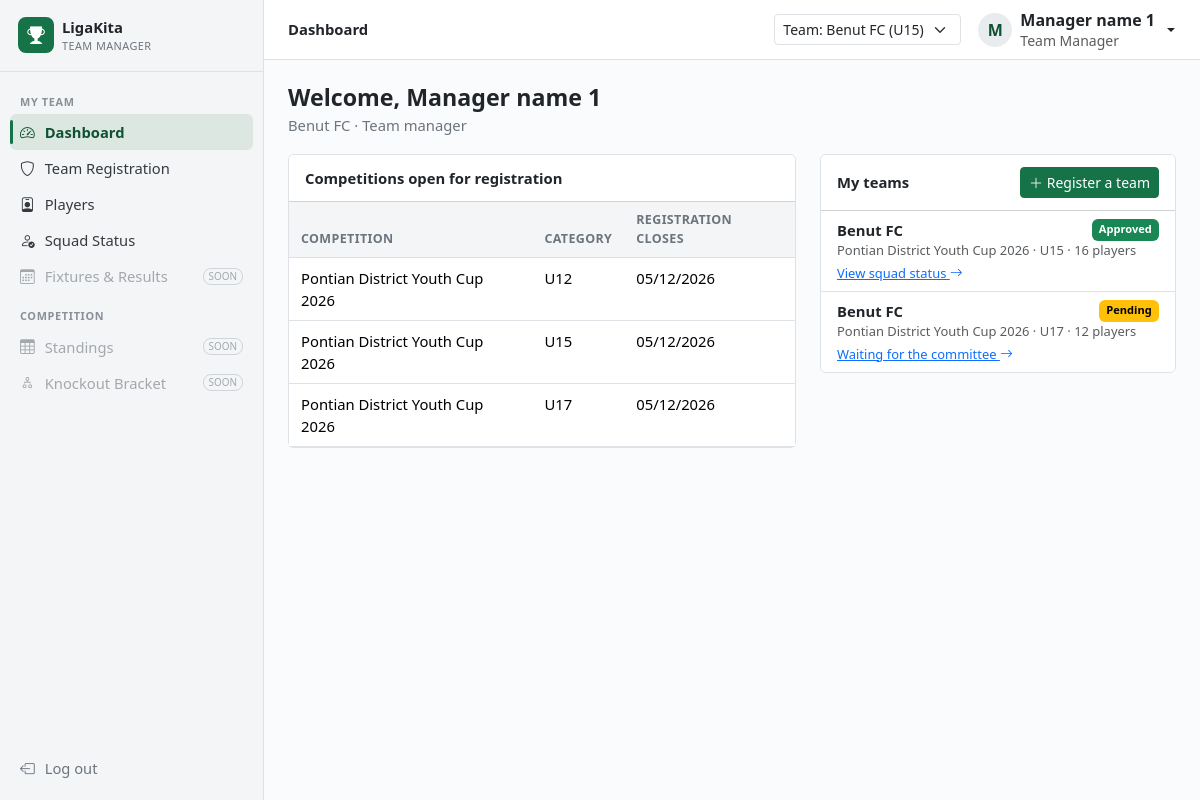
/manager/index.php (signed in), run on the app's committed database.
### tables this page shows
CREATE TABLE `users` (
  `user_id` INT NOT NULL AUTO_INCREMENT COMMENT 'Unique user identification number',
  `full_name` VARCHAR(100) NOT NULL COMMENT 'Full name of the user',
  `username` VARCHAR(50) NOT NULL COMMENT 'Name used to log in',
  `password_hash` VARCHAR(255) NOT NULL COMMENT 'Hashed password',
  `role` ENUM('admin', 'team_manager') NOT NULL COMMENT 'Role of the user',
  `phone` VARCHAR(15) NOT NULL COMMENT 'Mobile phone number',
  `email` VARCHAR(100) NULL COMMENT 'E-mail address',
  `club_name` VARCHAR(150) NULL COMMENT 'Club that a team manager represents',
  `status` ENUM('active', 'inactive') NOT NULL DEFAULT 'active' COMMENT 'Whether the account can log in',
  `must_change_pw` TINYINT(1) NOT NULL DEFAULT 0 COMMENT 'Forces a password change at first login',
  `created_at` DATETIME NOT NULL DEFAULT CURRENT_TIMESTAMP COMMENT 'Date and time the account was created',
  PRIMARY KEY (`user_id`),
  UNIQUE KEY `uq_users_username` (`username`)
);

CREATE TABLE `categories` (
  `category_id` INT NOT NULL AUTO_INCREMENT COMMENT 'Unique category identification number',
  `competition_id` INT NOT NULL COMMENT 'Competition that the category belongs to',
  `name` VARCHAR(20) NOT NULL COMMENT 'Name of the category',
  `born_on_or_after` DATE NOT NULL COMMENT 'Earliest date of birth allowed',
  `min_squad` TINYINT(2) NOT NULL COMMENT 'Minimum number of players per team',
  `max_squad` TINYINT(2) NOT NULL COMMENT 'Maximum number of players per team',
  `half_minutes` TINYINT(2) NOT NULL COMMENT 'Length of each half in minutes',
  `reg_closes` DATE NOT NULL COMMENT 'Last day for team registration',
  PRIMARY KEY (`category_id`),
  CONSTRAINT `fk_categories_competition_id` FOREIGN KEY (`competition_id`) REFERENCES `competitions` (`competition_id`) ON DELETE RESTRICT,
  UNIQUE KEY `uq_categories_name` (`competition_id`, `name`)
);

CREATE TABLE `competitions` (
  `competition_id` INT NOT NULL AUTO_INCREMENT COMMENT 'Unique competition identification number',
  `created_by` INT NOT NULL COMMENT 'Administrator who created the competition',
  `name` VARCHAR(150) NOT NULL COMMENT 'Name of the competition',
  `season` YEAR NOT NULL COMMENT 'Season of the competition',
  `organiser` VARCHAR(150) NULL COMMENT 'Organising body',
  `format` ENUM('league', 'knockout', 'group_knockout') NOT NULL COMMENT 'Competition format',
  `start_date` DATE NOT NULL COMMENT 'First day of the competition',
  `end_date` DATE NOT NULL COMMENT 'Last day of the competition',
  `description` TEXT NULL COMMENT 'Notes about the competition',
  `status` ENUM('upcoming', 'ongoing', 'completed') NOT NULL DEFAULT 'upcoming' COMMENT 'Stage of the competition',
  PRIMARY KEY (`competition_id`),
  CONSTRAINT `fk_competitions_created_by` FOREIGN KEY (`created_by`) REFERENCES `users` (`user_id`) ON DELETE RESTRICT
);

CREATE TABLE `teams` (
  `team_id` INT NOT NULL AUTO_INCREMENT COMMENT 'Unique team identification number',
  `category_id` INT NOT NULL COMMENT 'Category entered',
  `manager_id` INT NOT NULL COMMENT 'Team manager responsible for the team',
  `team_name` VARCHAR(100) NOT NULL COMMENT 'Name of the team',
  `short_name` VARCHAR(10) NULL COMMENT 'Short name of the team',
  `organisation` VARCHAR(150) NOT NULL COMMENT 'Club, school or organisation',
  `logo_path` VARCHAR(255) NULL COMMENT 'File path of the team logo',
  `coach_name` VARCHAR(100) NOT NULL COMMENT 'Name of the head coach',
  `coach_phone` VARCHAR(15) NULL COMMENT 'Phone number of the head coach',
  `home_kit` VARCHAR(50) NULL COMMENT 'Home kit colours',
  `away_kit` VARCHAR(50) NULL COMMENT 'Away kit colours',
  `reg_status` ENUM('draft', 'pending', 'approved', 'rejected') NOT NULL DEFAULT 'draft' COMMENT 'Registration status of the team',
  `reject_reason` VARCHAR(255) NULL COMMENT 'Reason given when rejected',
  `submitted_at` DATETIME NULL COMMENT 'Date and time submitted for approval',
  PRIMARY KEY (`team_id`),
  CONSTRAINT `fk_teams_category_id` FOREIGN KEY (`category_id`) REFERENCES `categories` (`category_id`) ON DELETE RESTRICT,
  CONSTRAINT `fk_teams_manager_id` FOREIGN KEY (`manager_id`) REFERENCES `users` (`user_id`) ON DELETE RESTRICT,
  UNIQUE KEY `uq_teams_name` (`category_id`, `team_name`)
);

### includes/helpers.php (called while the page is built, shortened)
<?php
function e(?string $value): string
{
    return htmlspecialchars((string) $value, ENT_QUOTES, 'UTF-8');
}
function url(string $path = ''): string
{
    return BASE_URL . '/' . ltrim($path, '/');
}
function format_date(?string $ymd): string
{
    return $ymd ? date('d/m/Y', strtotime($ymd)) : '–';
}

### includes/auth.php (called while the page is built, shortened)
<?php
function current_user(): ?array
{
    return $_SESSION['user'] ?? null;
}
function require_login(?string $role = null): array
{
    $user = current_user();
    return $user;
}

### manager/index.php (the view, shortened to what this page needs)
<?php
require __DIR__ . '/../includes/init.php';
$user = require_login('team_manager');
$s = $pdo->prepare('SELECT club_name FROM users WHERE user_id = ?');
$s->execute([$user['user_id']]);
$club = $s->fetchColumn();
$teams = my_teams($pdo, (int) $user['user_id']);
$open = $pdo->query("SELECT c.name AS comp, k.name AS cat, k.reg_closes FROM categories k JOIN competitions c ON c.competition_id = k.competition_id
                     WHERE k.reg_closes >= CURDATE() ORDER BY k.reg_closes, c.name, k.name")->fetchAll();
require __DIR__ . '/../includes/header.php';
?>
<div class="page-head">
    <h1>Welcome, <?= e($user['full_name']) ?></h1>
    <p><?= $club ? e($club) . ' · ' : '' ?>Team manager</p>
</div>
<div class="row g-4">
    <div class="col-lg-7">
        <div class="card">
            <div class="card-header">Competitions open for registration</div>
            <div class="table-responsive">
                <table class="table mb-0">
                    <thead><tr><th>Competition</th><th>Category</th><th>Registration closes</th></tr></thead>
                    <tbody>
                    <?php foreach ($open as $o): ?>
                        <tr><td><?= e($o['comp']) ?></td><td><?= e($o['cat']) ?></td><td><?= format_date($o['reg_closes']) ?></td></tr>
                    <?php endforeach; ?>
                    </tbody>
                </table>
            </div>
        </div>
    </div>
    <div class="col-lg-5">
        <div class="card">
            <div class="card-header d-flex justify-content-between align-items-center">My teams
                <?php if ($open): ?><a class="btn btn-sm btn-primary" href="<?= url('manager/team.php?new=1') ?>"><i class="bi bi-plus-lg"></i> Register a team</a><?php endif; ?>
            </div>
            <ul class="list-group list-group-flush">
                <?php foreach ($teams as $t):
                    [$next, $link] = match ($t['reg_status']) {
                        'draft' => $t['n_player'] < $t['min_squad'] ? ['Add players (' . $t['n_player'] . ' of ' . $t['min_squad'] . ')', 'manager/players.php'] : ['Submit for approval', 'manager/players.php'],
                        'rejected' => ['Fix and submit again', 'manager/players.php'],
                        'pending' => ['Waiting for the committee', 'manager/players.php'],
                        default => ['View squad status', 'manager/squad.php'],
                    }; ?>
                    <li class="list-group-item">
                        <div class="d-flex justify-content-between"><strong><?= e($t['team_name']) ?></strong><?= status_badge($t['reg_status']) ?></div>
                        <div class="small text-muted"><?= e($t['comp_name']) ?> · <?= e($t['cat_name']) ?> · <?= $t['n_player'] ?> players</div>
                        <a class="small" href="<?= url($link . '?ctx_team=' . $t['team_id']) ?>"><?= e($next) ?> <i class="bi bi-arrow-right"></i></a>
                    </li>
                <?php endforeach; ?>
            </ul>
        </div>
    </div>
</div>
<?php require __DIR__ . '/../includes/footer.php'; ?>

### includes/teams.php (shortened to what this page needs)
<?php
function status_badge(string $status): string
{
    [$label, $class] = REG_STATUS[$status] ?? [ucfirst($status), 'text-bg-secondary'];
    return '<span class="badge ' . $class . '">' . e($label) . '</span>';
}
function my_teams(PDO $pdo, int $userId): array
{
    $s = $pdo->prepare('SELECT t.*, k.name AS cat_name, k.reg_closes, k.min_squad, k.max_squad, k.born_on_or_after, k.competition_id,
                               c.name AS comp_name, c.start_date, c.end_date,
                               (SELECT COUNT(*) FROM team_players tp WHERE tp.team_id = t.team_id) AS n_player
                          FROM teams t
                          JOIN categories k ON k.category_id = t.category_id
                          JOIN competitions c ON c.competition_id = k.competition_id
                         WHERE t.manager_id = ?
                      ORDER BY c.start_date DESC, k.name, t.team_name');
    $s->execute([$userId]);
    return $s->fetchAll();
}

### assets/css/app.css (style rules this page uses)
:root { --lk-green: #157347; --lk-green-dark: #0f5132; --lk-sidebar: #f4f5f7; --lk-border: #dee2e6; }
body.app { background: #fafbfc; font-size: .925rem; }
.page-head h1 { font-size: 1.45rem; font-weight: 700; margin-bottom: 2px; }
.page-head p { color: #6c757d; margin-bottom: 18px; }
.card { border-color: var(--lk-border); }
.card-header { background: #fff; font-weight: 700; padding: 12px 16px; }
.btn-primary { --bs-btn-bg: var(--lk-green); --bs-btn-border-color: var(--lk-green); --bs-btn-hover-bg: var(--lk-green-dark); --bs-btn-hover-border-color: var(--lk-green-dark); --bs-btn-active-bg: var(--lk-green-dark); }
.table > :not(caption) > * > * { padding: .55rem .75rem; }
.table thead th { font-size: .78rem; text-transform: uppercase; letter-spacing: .03em; color: #6c757d; background: #f4f5f7; }

### data on the page
users: club_name "Benut FC"
categories: competition.name "Pontian District Youth Cup 2026", name "U12", reg_closes "05/12/2026"
categories: competition.name "Pontian District Youth Cup 2026", name "U15", reg_closes "05/12/2026"
categories: competition.name "Pontian District Youth Cup 2026", name "U17", reg_closes "05/12/2026"
teams: team_name "Benut FC", label "Approved", competitions.name "Pontian District Youth Cup 2026", category.name "U15", n_player "16", next "View squad status"
teams: team_name "Benut FC", label "Pending", competitions.name "Pontian District Youth Cup 2026", category.name "U17", n_player "12", next "Waiting for the committee"

### other printed values
$section "MY TEAM"
$label "Dashboard"
$label "Team Registration"
$label "Players"
$label "Squad Status"
$label "Fixtures & Results"
$section "COMPETITION"
$label "Standings"
$label "Knockout Bracket"
$crumb "Dashboard"
substr($user['full_name'], 0, 1) "M"
$user['full_name'] "Manager name 1"
